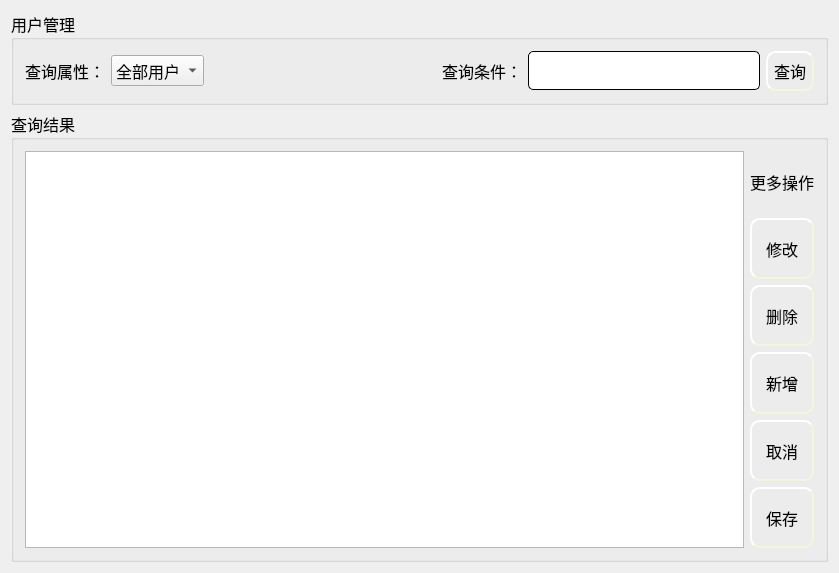
<?xml version="1.0" encoding="UTF-8"?>
<ui version="4.0">
 <class>UserMS</class>
 <widget class="QWidget" name="UserMS">
  <property name="geometry">
   <rect>
    <x>0</x>
    <y>0</y>
    <width>839</width>
    <height>573</height>
   </rect>
  </property>
  <property name="windowTitle">
   <string>UserMS</string>
  </property>
  <layout class="QGridLayout" name="gridLayout_5">
   <item row="0" column="0">
    <widget class="QGroupBox" name="groupBox">
     <property name="font">
      <font>
       <family>微软雅黑</family>
       <pointsize>12</pointsize>
      </font>
     </property>
     <property name="title">
      <string>用户管理</string>
     </property>
     <layout class="QGridLayout" name="gridLayout_2">
      <item row="0" column="0">
       <layout class="QGridLayout" name="gridLayout">
        <item row="0" column="0">
         <widget class="QLabel" name="label">
          <property name="text">
           <string>查询属性：</string>
          </property>
         </widget>
        </item>
        <item row="0" column="1">
         <widget class="QComboBox" name="comboBox">
          <item>
           <property name="text">
            <string>全部用户</string>
           </property>
          </item>
          <item>
           <property name="text">
            <string>账号</string>
           </property>
          </item>
          <item>
           <property name="text">
            <string>角色</string>
           </property>
          </item>
          <item>
           <property name="text">
            <string>注册时间</string>
           </property>
          </item>
         </widget>
        </item>
        <item row="0" column="3">
         <widget class="QLabel" name="label_2">
          <property name="text">
           <string>查询条件：</string>
          </property>
         </widget>
        </item>
        <item row="0" column="4">
         <widget class="QLineEdit" name="le_select">
          <property name="styleSheet">
           <string notr="true">QLineEdit{
    border-style: outset;
    border-width: 1px;
    border-radius: 5px;

    min-width: 5em;
    padding: 6px;
}</string>
          </property>
         </widget>
        </item>
        <item row="0" column="5">
         <widget class="QPushButton" name="pb_select">
          <property name="styleSheet">
           <string notr="true">QPushButton{
	background-image: url(:/ico/pb1.jpg);
    border-style: outset;
    border-width: 2px;
    border-radius: 10px;
    border-color: beige;
    min-width: 5em;
    padding: 6px;
}
QPushButton:hover
{
	
	background-image: url(:/ico/pb.jpg);
    border-style: inset;
}

QPushButton:pressed{
	
	background-image: url(:/ico/pb2.jpg);
    border-style: inset;
}


</string>
          </property>
          <property name="text">
           <string>查询</string>
          </property>
         </widget>
        </item>
        <item row="0" column="2">
         <spacer name="horizontalSpacer">
          <property name="orientation">
           <enum>Qt::Horizontal</enum>
          </property>
          <property name="sizeHint" stdset="0">
           <size>
            <width>40</width>
            <height>20</height>
           </size>
          </property>
         </spacer>
        </item>
       </layout>
      </item>
     </layout>
    </widget>
   </item>
   <item row="1" column="0">
    <widget class="QGroupBox" name="groupBox_2">
     <property name="font">
      <font>
       <family>微软雅黑</family>
       <pointsize>12</pointsize>
      </font>
     </property>
     <property name="title">
      <string>查询结果</string>
     </property>
     <layout class="QGridLayout" name="gridLayout_4">
      <item row="0" column="0">
       <layout class="QGridLayout" name="gridLayout_3">
        <item row="0" column="1">
         <widget class="QLabel" name="label_3">
          <property name="sizePolicy">
           <sizepolicy hsizetype="Preferred" vsizetype="Expanding">
            <horstretch>0</horstretch>
            <verstretch>0</verstretch>
           </sizepolicy>
          </property>
          <property name="text">
           <string>更多操作</string>
          </property>
         </widget>
        </item>
        <item row="2" column="1">
         <widget class="QPushButton" name="pb_delete">
          <property name="sizePolicy">
           <sizepolicy hsizetype="Minimum" vsizetype="Expanding">
            <horstretch>0</horstretch>
            <verstretch>0</verstretch>
           </sizepolicy>
          </property>
          <property name="styleSheet">
           <string notr="true">QPushButton{
	background-image: url(:/ico/pb1.jpg);
    border-style: outset;
    border-width: 2px;
    border-radius: 10px;
    border-color: beige;
    min-width: 5em;
    padding: 6px;
}
QPushButton:hover
{
	
	background-image: url(:/ico/pb.jpg);
    border-style: inset;
}

QPushButton:pressed{
	
	background-image: url(:/ico/pb2.jpg);
    border-style: inset;
}


</string>
          </property>
          <property name="text">
           <string>删除</string>
          </property>
         </widget>
        </item>
        <item row="3" column="1">
         <widget class="QPushButton" name="pb_insert">
          <property name="sizePolicy">
           <sizepolicy hsizetype="Minimum" vsizetype="Expanding">
            <horstretch>0</horstretch>
            <verstretch>0</verstretch>
           </sizepolicy>
          </property>
          <property name="styleSheet">
           <string notr="true">QPushButton{
	background-image: url(:/ico/pb1.jpg);
    border-style: outset;
    border-width: 2px;
    border-radius: 10px;
    border-color: beige;
    min-width: 5em;
    padding: 6px;
}
QPushButton:hover
{
	
	background-image: url(:/ico/pb.jpg);
    border-style: inset;
}

QPushButton:pressed{
	
	background-image: url(:/ico/pb2.jpg);
    border-style: inset;
}


</string>
          </property>
          <property name="text">
           <string>新增</string>
          </property>
         </widget>
        </item>
        <item row="5" column="1">
         <widget class="QPushButton" name="pb_save">
          <property name="sizePolicy">
           <sizepolicy hsizetype="Minimum" vsizetype="Expanding">
            <horstretch>0</horstretch>
            <verstretch>0</verstretch>
           </sizepolicy>
          </property>
          <property name="styleSheet">
           <string notr="true">QPushButton{
	background-image: url(:/ico/pb1.jpg);
    border-style: outset;
    border-width: 2px;
    border-radius: 10px;
    border-color: beige;
    min-width: 5em;
    padding: 6px;
}
QPushButton:hover
{
	
	background-image: url(:/ico/pb.jpg);
    border-style: inset;
}

QPushButton:pressed{
	
	background-image: url(:/ico/pb2.jpg);
    border-style: inset;
}


</string>
          </property>
          <property name="text">
           <string>保存</string>
          </property>
         </widget>
        </item>
        <item row="0" column="0" rowspan="6">
         <widget class="QTableWidget" name="tableWidget">
          <property name="sizePolicy">
           <sizepolicy hsizetype="Expanding" vsizetype="Expanding">
            <horstretch>0</horstretch>
            <verstretch>0</verstretch>
           </sizepolicy>
          </property>
         </widget>
        </item>
        <item row="4" column="1">
         <widget class="QPushButton" name="pb_cancel">
          <property name="sizePolicy">
           <sizepolicy hsizetype="Minimum" vsizetype="Expanding">
            <horstretch>0</horstretch>
            <verstretch>0</verstretch>
           </sizepolicy>
          </property>
          <property name="styleSheet">
           <string notr="true">QPushButton{
	background-image: url(:/ico/pb1.jpg);
    border-style: outset;
    border-width: 2px;
    border-radius: 10px;
    border-color: beige;
    min-width: 5em;
    padding: 6px;
}
QPushButton:hover
{
	
	background-image: url(:/ico/pb.jpg);
    border-style: inset;
}

QPushButton:pressed{
	
	background-image: url(:/ico/pb2.jpg);
    border-style: inset;
}


</string>
          </property>
          <property name="text">
           <string>取消</string>
          </property>
         </widget>
        </item>
        <item row="1" column="1">
         <widget class="QPushButton" name="pb_update">
          <property name="sizePolicy">
           <sizepolicy hsizetype="Minimum" vsizetype="Expanding">
            <horstretch>0</horstretch>
            <verstretch>0</verstretch>
           </sizepolicy>
          </property>
          <property name="styleSheet">
           <string notr="true">QPushButton{
	background-image: url(:/ico/pb1.jpg);
    border-style: outset;
    border-width: 2px;
    border-radius: 10px;
    border-color: beige;
    min-width: 5em;
    padding: 6px;
}
QPushButton:hover
{
	
	background-image: url(:/ico/pb.jpg);
    border-style: inset;
}

QPushButton:pressed{
	
	background-image: url(:/ico/pb2.jpg);
    border-style: inset;
}


</string>
          </property>
          <property name="text">
           <string>修改</string>
          </property>
         </widget>
        </item>
       </layout>
      </item>
     </layout>
    </widget>
   </item>
  </layout>
 </widget>
 <layoutdefault spacing="6" margin="11"/>
 <resources/>
 <connections/>
</ui>
